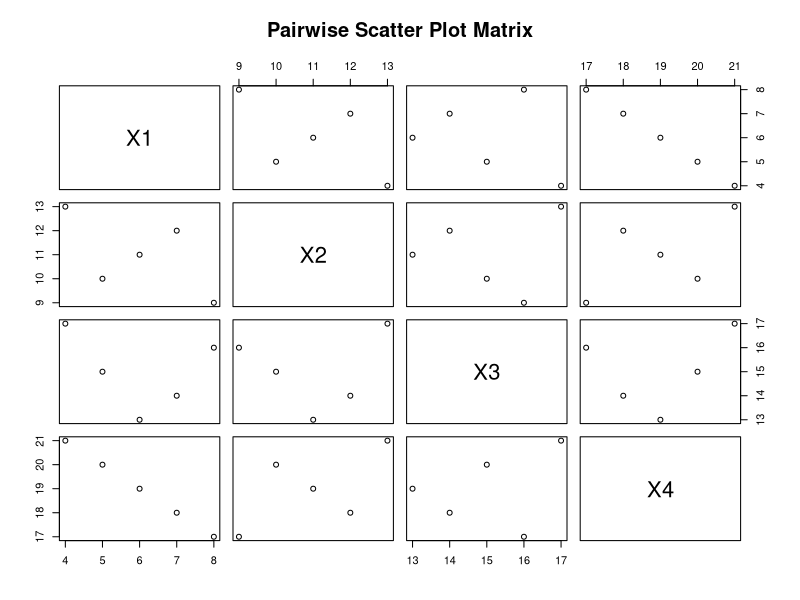
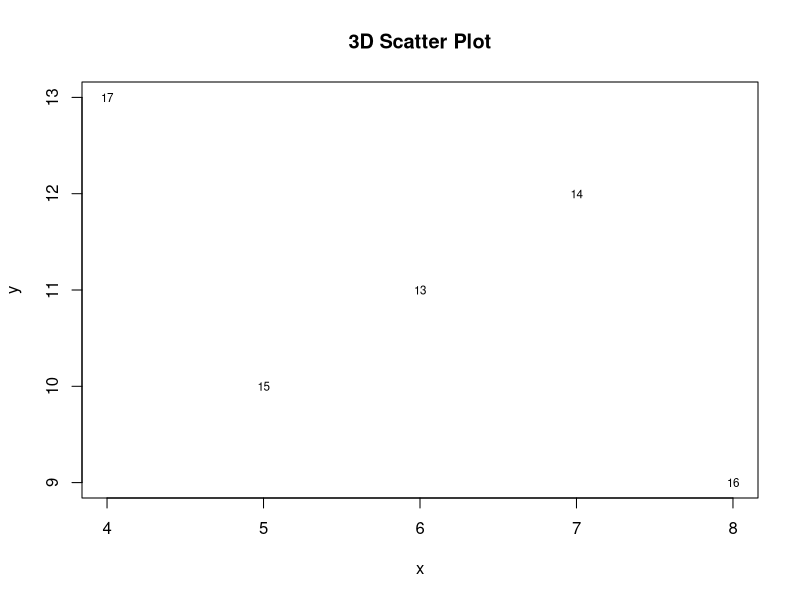
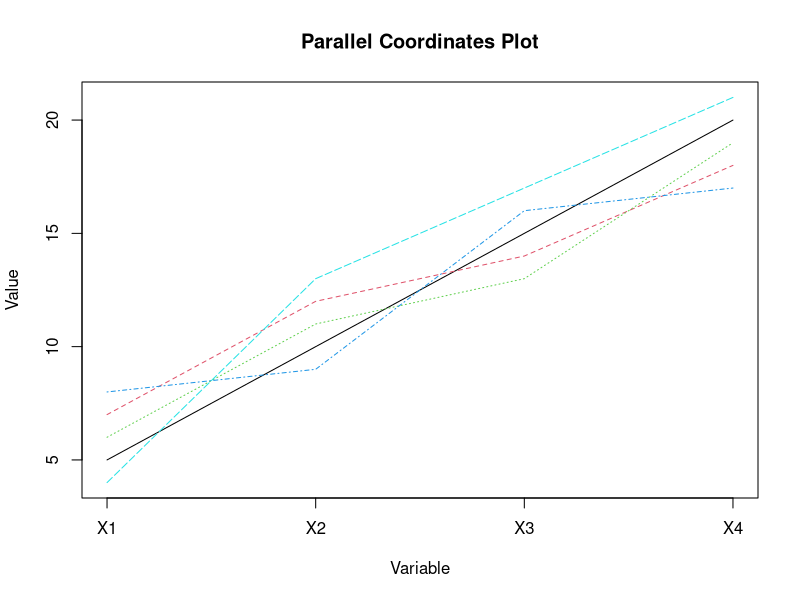
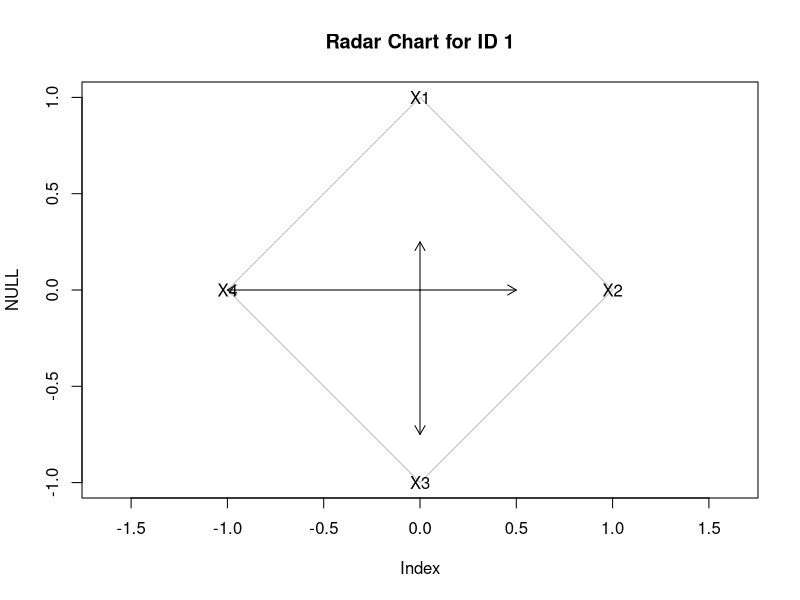
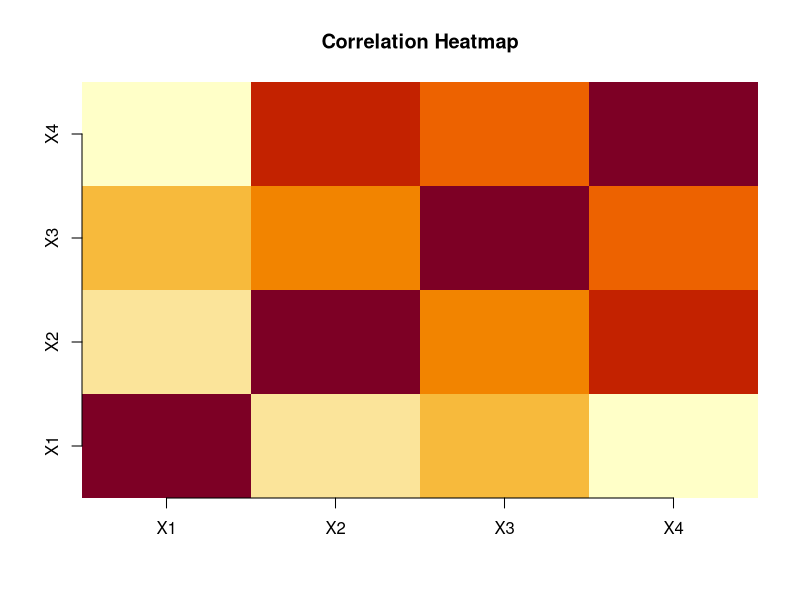

Write R code to recreate these figures, in order.
# Data
id <- c(1, 2, 3, 4, 5)
X1 <- c(5, 7, 6, 8, 4)
X2 <- c(10, 12, 11, 9, 13)
X3 <- c(15, 14, 13, 16, 17)
X4 <- c(20, 18, 19, 17, 21)  # Adding X4 as it's mentioned in the questions

# Create a pairwise scatter plot matrix of X1, X2, X3, and X4
pairs(cbind(X1, X2, X3, X4), main="Pairwise Scatter Plot Matrix")

# Generate a 3D scatter plot of X1, X2, and X3
scatter3d <- function(x, y, z) {
  plot(x, y, type="n", main="3D Scatter Plot")
  text(x, y, labels=z, cex=0.7)
}
scatter3d(X1, X2, X3)

# Plot a parallel coordinates plot of X1, X2, X3, and X4
matplot(t(cbind(X1, X2, X3, X4)), type="l", main="Parallel Coordinates Plot",
        xaxt="n", ylab="Value", xlab="Variable")
axis(1, at=1:4, labels=c("X1", "X2", "X3", "X4"))

# Create a radar chart to compare values of X1, X2, X3, and X4 for ID 1
radar_chart <- function(values, labels) {
  angles <- seq(0, 2*pi, length.out=length(values)+1)
  plot(NULL, xlim=c(-1,1), ylim=c(-1,1), type="n", asp=1)
  polygon(sin(angles), cos(angles), border="gray")
  for (i in 1:length(values)) {
    arrows(0, 0, sin(angles[i])*values[i]/max(values), 
           cos(angles[i])*values[i]/max(values), length=0.1)
    text(sin(angles[i]), cos(angles[i]), labels=labels[i])
  }
}
radar_chart(c(X1[1], X2[1], X3[1], X4[1]), c("X1", "X2", "X3", "X4"))
title("Radar Chart for ID 1")

# Generate a heatmap showing correlations between X1, X2, X3, and X4
cor_matrix <- cor(cbind(X1, X2, X3, X4))
image(cor_matrix, main="Correlation Heatmap", axes=FALSE)
axis(1, at=seq(0, 1, length.out=4), labels=c("X1", "X2", "X3", "X4"))
axis(2, at=seq(0, 1, length.out=4), labels=c("X1", "X2", "X3", "X4"))
